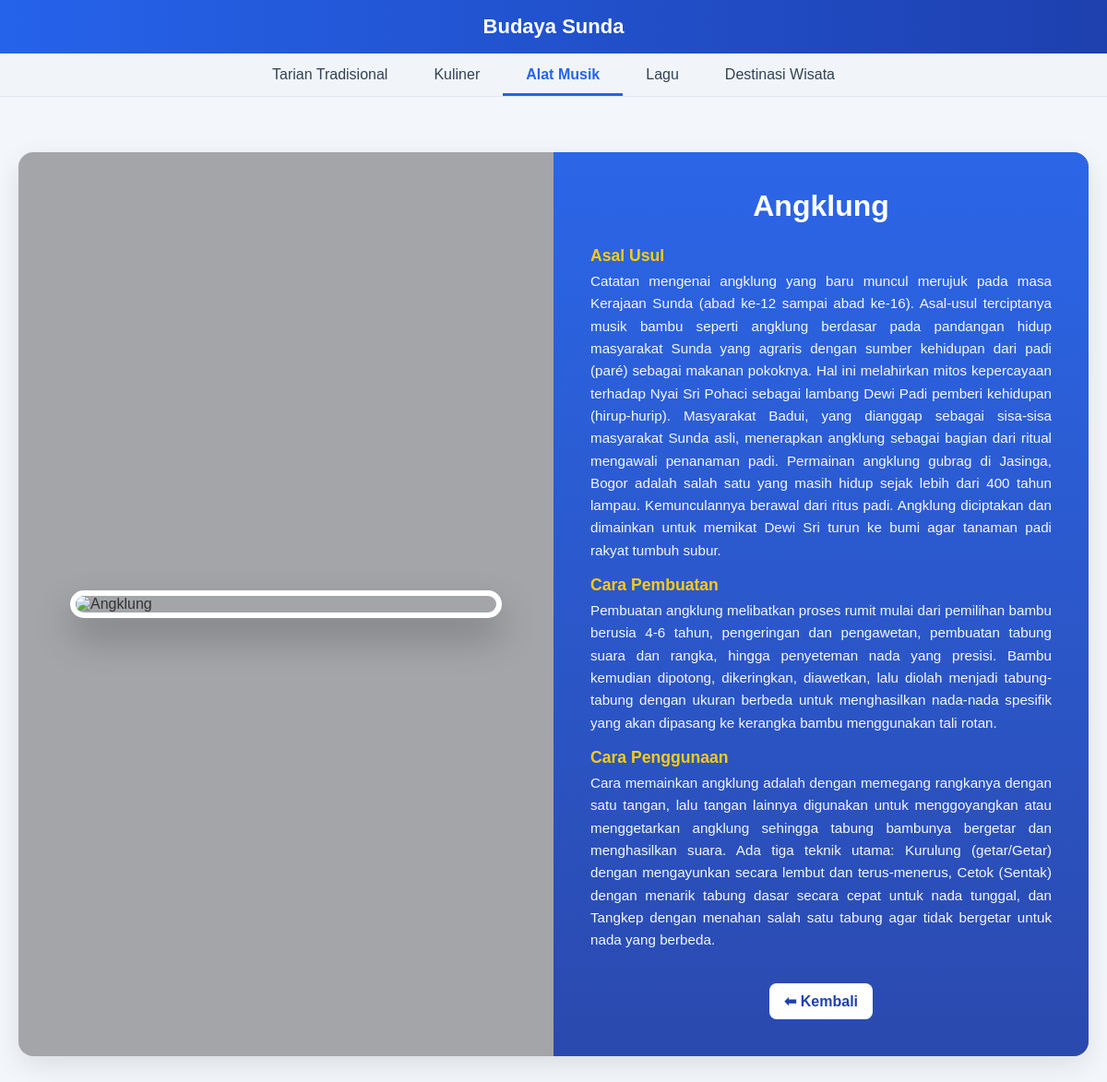
/user/detail_almus.php?id=1, run on the app's committed database.
### tables this page shows
CREATE TABLE `alatmusik` (
  `id_alatmusik` int NOT NULL,
  `nama` varchar(100) NOT NULL,
  `gambar` varchar(100) NOT NULL,
  `deskripsi` text NOT NULL,
  `asal_usul2` text NOT NULL,
  `cara_pembuatan` text NOT NULL,
  `cara_permainan` text NOT NULL,
  `created_at` datetime NOT NULL DEFAULT CURRENT_TIMESTAMP
);

### user/detail_almus.php (the view, shortened to what this page needs)
<?php
include '../koneksi.php';
$id = isset($_GET['id']) ? intval($_GET['id']) : 0;
$query = mysqli_query($conn, "SELECT * FROM alatmusik WHERE id_alatmusik = $id");
$data = mysqli_fetch_assoc($query);
$gambar = 'uploads/alatmusik/' . ($data['gambar'] ?: 'default.png');
if (!file_exists($gambar)) $gambar = 'uploads/alatmusik/default.png';
?>
<!DOCTYPE html>
<html lang="id">
<head>
</head>
<body>
<header>Budaya Sunda</header>
<div class="nav-container">
  <nav class="nav-tabs">
    <a href="tari.php" class="nav-tab">Tarian Tradisional</a>
    <a href="kuliner.php" class="nav-tab">Kuliner</a>
    <a href="alatmusik.php" class="nav-tab active">Alat Musik</a>
    <a href="lagu.php" class="nav-tab">Lagu</a>
    <a href="destinasi.php" class="nav-tab">Destinasi Wisata</a>
  </nav>
</div>
<div class="container">
  <div class="content">
    <div class="image-container">
      <img src="<?= htmlspecialchars($gambar) ?>" alt="<?= htmlspecialchars($data['nama']) ?>" class="food-image zoomable">
    </div>
    <div class="detail-container">
      <h2 class="detail-title"><?= htmlspecialchars($data['nama']) ?></h2>
      <div class="detail-section">
        <h3>Asal Usul</h3>
        <p><?= nl2br(htmlspecialchars($data['asal_usul2'] ?? 'Tidak tersedia.')) ?></p>
      </div>
      <div class="detail-section">
        <h3>Cara Pembuatan</h3>
        <p><?= nl2br(htmlspecialchars($data['cara_pembuatan'] ?? 'Tidak tersedia.')) ?></p>
      </div>
      <div class="detail-section">
        <h3>Cara Penggunaan</h3>
        <p><?= nl2br(htmlspecialchars($data['cara_permainan'] ?? 'Tidak tersedia.')) ?></p>
      </div>
      <div class="button-group">
        <a href="alatmusik.php" class="btn">⬅ Kembali</a>
      </div>
    </div>
  </div>
</div>
</body>
</html>

### data on the page
alatmusik: nama "Angklung", asal_usul2 "Catatan mengenai angklung yang baru muncul merujuk pada masa Kerajaan Sunda (abad ke-12 sampai abad ke-16). Asal-usul terciptanya musik bambu seperti angklung berdasar pada pandangan hidup masyarakat Sunda yang agraris dengan sumber kehidupan dari padi (paré) sebagai makanan pokoknya. Hal ini melahirkan mitos kepercayaan terhadap Nyai Sri Pohaci sebagai lambang Dewi Padi pemberi kehidupan (hirup-hurip). Masyarakat Badui, yang dianggap sebagai sisa-sisa masyarakat Sunda asli, menerapkan angklung sebagai bagian dari ritual mengawali penanaman padi. Permainan angklung gubrag di Jasinga, Bogor adalah salah satu yang masih hidup sejak lebih dari 400 tahun lampau. Kemunculannya berawal dari ritus…", cara_pembuatan "Pembuatan angklung melibatkan proses rumit mulai dari pemilihan bambu berusia 4-6 tahun, pengeringan dan pengawetan, pembuatan tabung suara dan rangka, hingga penyeteman nada yang presisi. Bambu kemudian dipotong, dikeringkan, diawetkan, lalu diolah menjadi tabung-tabung dengan ukuran berbeda untuk menghasilkan nada-nada spesifik yang akan dipasang ke kerangka bambu menggunakan tali rotan.", cara_permainan "Cara memainkan angklung adalah dengan memegang rangkanya dengan satu tangan, lalu tangan lainnya digunakan untuk menggoyangkan atau menggetarkan angklung sehingga tabung bambunya bergetar dan menghasilkan suara. Ada tiga teknik utama: Kurulung (getar/Getar) dengan mengayunkan secara lembut dan terus-menerus, Cetok (Sentak) dengan menarik tabung dasar secara cepat untuk nada tunggal, dan Tangkep dengan menahan salah satu tabung agar tidak bergetar untuk nada yang berbeda."
